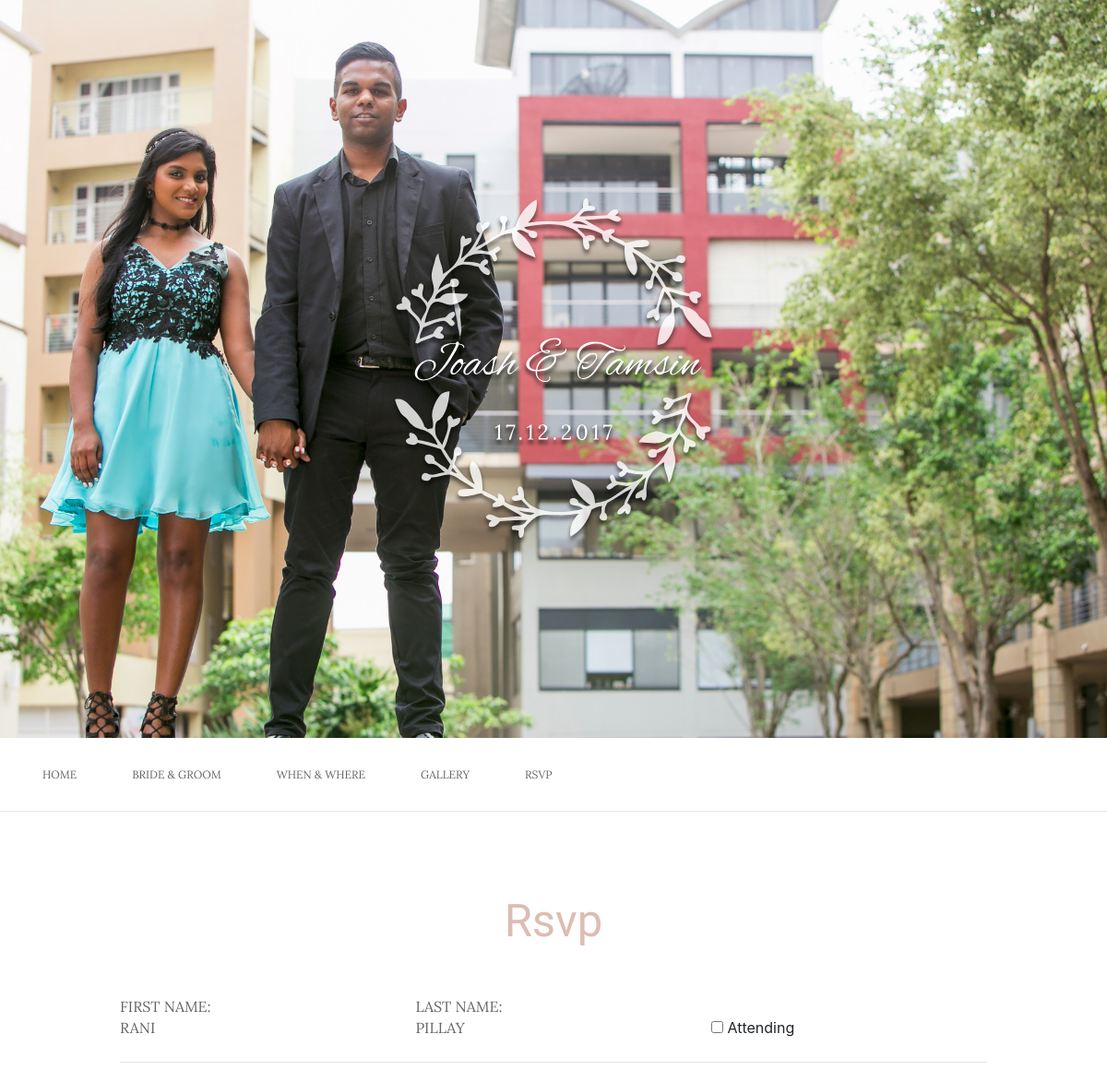
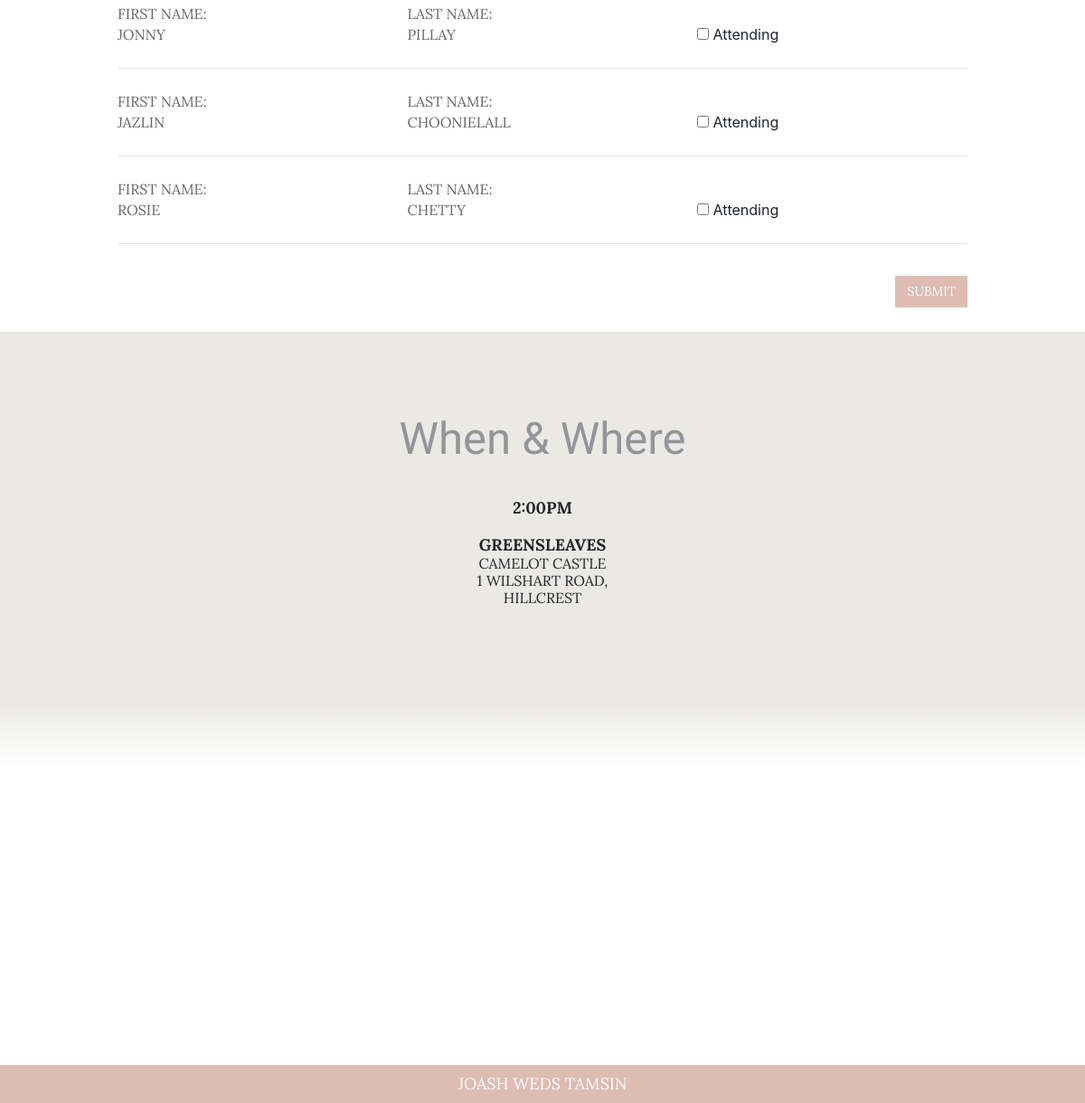
Screenshot of /rsvp/111/ with the database file from the repository (2 pictures, top to bottom).
### guest/models.py (models this page shows, shortened)
class Guest(models.Model):
    first_name = models.CharField(max_length=100)
    last_name = models.CharField(max_length=100)
    invite = models.ForeignKey(Invite)
    attending = models.BooleanField(default=False)

### guest/views.py (the view)
# urls.py: url(r'^rsvp/(?P<id>(\d+))/$', views.rsvp),
def rsvp(request, id):
    guests = Guest.objects.filter(invite__invite_number=id)
    template_data = {
        'id': id,
        'guests': guests
    }
    template = 'qr-scan.html'
    if request.POST:
        for guest in guests:
            if 'attending_%s_%s' % (guest.first_name, guest.last_name) in request.POST:
                guest.attending = True
                guest.save()
                return HttpResponseRedirect('/confirmation/')
    return render(request, template, template_data,)

### guest/templates/qr-scan.html (shortened to what this page needs)
{% extends "base.html" %}
{% block content %}
<div class="form_attend">
  <div class="heading">Rsvp</div>
<form method="POST" class="post-form">
  {% for guest in guests %}
  <div class="name">First name:<br>{{guest.first_name}}</div>
  <div class="l_name"> Last name:<br>{{guest.last_name}}</div>
 <input type="checkbox" name="attending_{{guest.first_name}}_{{guest.last_name}}" value="yes"> Attending<br>
  <div class="line"></div>
  {% endfor %}
<button type="submit" class="save btn btn-default">Submit</button>
</form>
</div>
<div id="when">
        <div class="heading">When &amp; Where</div>
        <div class="details"><span style="font-weight:bold;">2:00pm</span><br><br><span style="font-weight:bold;">Greensleaves</span><br>Camelot Castle<br>1 Wilshart Road,<br>Hillcrest</div>
</div>
<div id="map_details">
        <a href="https://www.google.co.za/maps/place/Greensleeves+Medieval+Kingdom+at+Camelot/@-29.7608405,30.7686882,17z/data=!3m1!4b1!4m5!3m4!1s0x1ef6fb174ef90899:0x8a6f88276fd188a2!8m2!3d-29.7608452!4d30.7708822?hl=en" class="gradient" target="_blank"></a>
        <a href="https://www.google.co.za/maps/place/Greensleeves+Medieval+Kingdom+at+Camelot/@-29.7608405,30.7686882,17z/data=!3m1!4b1!4m5!3m4!1s0x1ef6fb174ef90899:0x8a6f88276fd188a2!8m2!3d-29.7608452!4d30.7708822?hl=en" target="_blank" id="map"></a>
</div>
{% endblock content %}

### rows the page displays
Guest: first_name "RANI", last_name "PILLAY"
Guest: first_name "JONNY", last_name "PILLAY"
Guest: first_name "JAZLIN", last_name "CHOONIELALL"
Guest: first_name "ROSIE", last_name "CHETTY"
